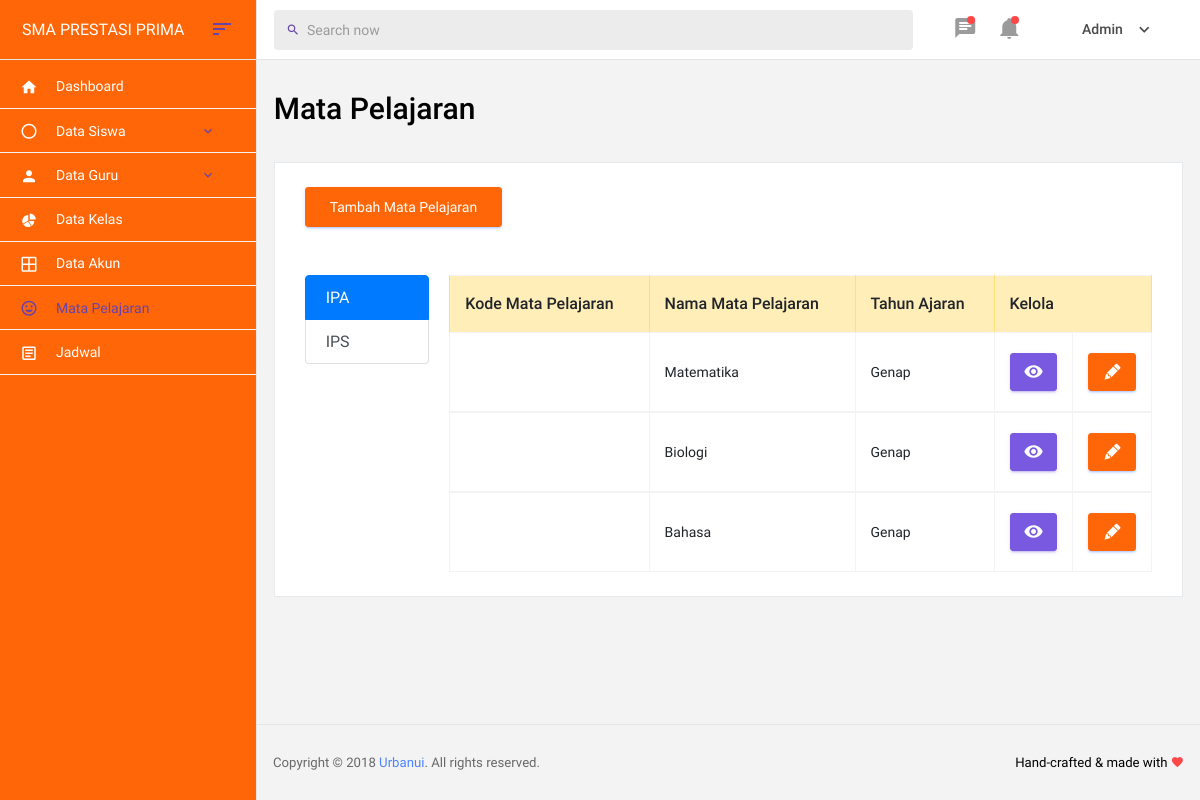
/admin/mapel, run on the app's committed database.
### tables this page shows
CREATE TABLE `mapel` (
  `id_mapel` int(11) NOT NULL,
  `kode` varchar(10) NOT NULL,
  `nama_mapel` varchar(25) NOT NULL,
  `program` varchar(20) NOT NULL,
  `semester` varchar(20) NOT NULL,
  `id_kelas` int(11) NOT NULL,
  `id` int(11) NOT NULL
);

### application/controllers/Admin.php (called while the page is built, shortened)
<?php
class Admin extends CI_Controller
{
	public function __construct()
	{
		$this->load->helper(array('url'));
		$this->load->database();
		$this->load->model('M_data');
	}
	public function mapel()
	{
		$data['mapelipa'] = $this->M_data->get_mapelipa();
		$data['mapelips'] = $this->M_data->get_mapelips();
		$this->load->view('admin/head');
		$this->load->view('admin/header');
		$this->load->view('admin/mapel', $data);
		$this->load->view('admin/footer');
		$this->load->view('admin/js');
	}
}

### index.php (called while the page is built, shortened)
<?php
require_once BASEPATH.'core/CodeIgniter.php';

### application/models/M_data.php (called while the page is built, shortened)
<?php
class M_data extends CI_Model{
     public function get_mapelipa(){
        $this->db->select('*');
        $this->db->from('mapel');
        $this->db->where('program','ipa');
        $query=$this->db->get();
        return $query->result_array();
     }
     public function get_mapelips(){
        $this->db->select('*');
        $this->db->from('mapel');
        $this->db->where('program','ips');
        $query=$this->db->get();
        return $query->result_array();
     }
}
?>

### application/views/admin/mapel.php (the view, shortened to what this page needs)
<div class="main-panel">
    <div class="content-wrapper">
        <div class="row">
            <div class="col-md-12 grid-margin">
                <div class="d-flex justify-content-between flex-wrap">
                    <div class="d-flex align-items-end flex-wrap">
                        <div class="mr-md-3 mr-xl-5"><h2>Mata Pelajaran</h2></div>
                    </div>
                </div>
            </div>
        </div>
        <div class="row">
            <div class="col-md-12 stretch-card">
                <div class="card">
                    <div class="card-body">
                        <?php echo anchor('admin/tambahmapel','<button class="btn btn-primary mt-2 mt-xl-0">Tambah Mata Pelajaran</button>')?>
                    </div>
                    <div class="row">
                        <div class="col-md-12 stretch-card">
                            <div class="card-body">
                                <div class="row">
                                    <div class="col-2">
                                        <div class="list-group" id="list-tab" role="tablist">
                                            <a class="list-group-item list-group-item-action active" id="list-ipa-list" data-toggle="list" href="#list-ipa" role="tab" aria-controls="ipa">IPA</a>
                                            <a class="list-group-item list-group-item-action" id="list-ips-list" data-toggle="list" href="#list-ips" role="tab" aria-controls="ips">IPS</a>
                                        </div>
                                    </div>
                                    <div class="col-10">
                                        <div class="tab-content" id="nav-tabContent">
                                            <div class="tab-pane fade show active" id="list-ipa" role="tabpanel" aria-labelledby="list-ipa-list">
                                                <div class="table-responsive">
                                                        <table class="table table-bordered">
                                                            <thead class="table-warning">
                                                                <tr>
                                                                    <th scope="col">Kode Mata Pelajaran</th>
                                                                    <th scope="col">Nama Mata Pelajaran</th>
                                                                    <th scope="col">Tahun Ajaran</th>
                                                                    <th scope="col" colspan="2">Kelola</th>
                                                                </tr>
                                                            </thead>
                                                            <tbody>
                                                                <?php foreach ($mapelipa as $ipa) : ?>
                                                                <tr>
                                                                    <td><?= $ipa['kode_mapel']?></td>
                                                                    <td><?= $ipa['nama_mapel']?></td>
                                                                    <td><?= $ipa['semester']?></td>
                                                                    <td width="20px"><div class="btn btn-sm btn-info"><i class="mdi mdi-eye"></i></div></td>
                                                                    <td width="20px"><div class="btn btn-sm btn-primary"><i class=" mdi mdi-lead-pencil"></i></div></td>
                                                                </tr>
                                                            </tbody>
                                                            <?php endforeach;?>
                                                        </table>
                                                    </div>
                                                </div>
                                            </div>
                                        </div>
                                    </div>
                                </div>
                            </div>
                        </div>
                    </div>
                </div>
            </div>
        </div>

### data on the page
mapel: nama_mapel "Matematika", semester "Genap"
mapel: nama_mapel "Biologi", semester "Genap"
mapel: nama_mapel "Bahasa", semester "Genap"
